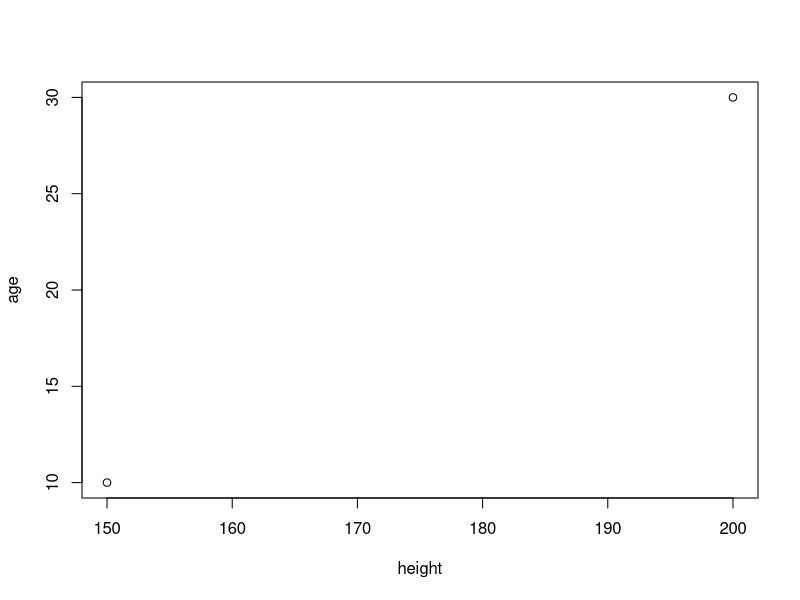
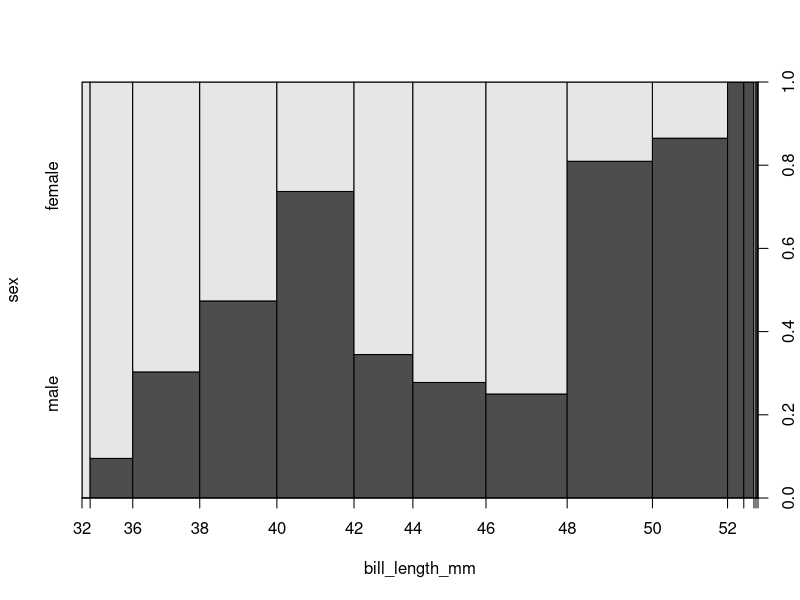

Generate these figures, in order, with R:
library(tidyverse)

data = c(1,2,3)
data  
View(data)

myDataFrame <- data.frame(
  name = c("Lee", "Smith"),
  age = c(10,30),
  height = c(150, 200)
  
)   

myDataFrame  

plot(age ~ height, data = myDataFrame)

getwd()
setwd("C:/Users/Student/Desktop/Biotech II")  

install.packages(ggplot2)
library(ggplot2)

print("Hello World")

install.packages("palmerpenguins")
library(palmerpenguins)
data(package = 'palmerpenguins')
head(penguins)

mean(penguins$bill_length_mm, na.rm = TRUE)
plot(sex ~ bill_length_mm, data = penguins)


